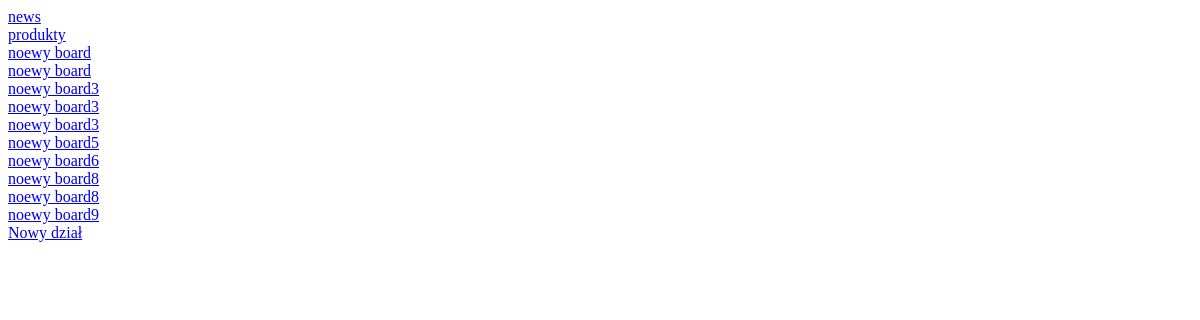
Before: /forum/ with the older database file.
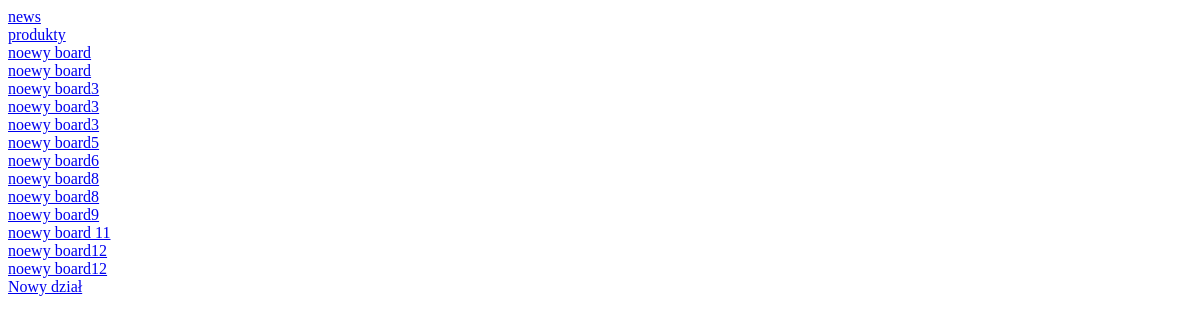
After: the same page with the newer database file.
### board/models.py (models this page shows, shortened)
class Board(models.Model):
    name = models.CharField(max_length=100)
    description = models.TextField()
    staff_only = models.BooleanField()

### board/views.py (the view)
# urls.py: url(r'^forum/$', BoardView.show_available_board),
    @classmethod
    def show_available_board(cls,request):
        forums = Board.objects.all()
        return render_to_response("board_list.html",{'boards': forums},context_instance=RequestContext(request))

### templates/board_list.html
<div id="list">
    {% for board in boards %}
        <div class="title"><a href="board/{{ board.pk }}">{{ board.name }}</a>
            </div>
    {% endfor %}
    <a href="board/new_board/">Nowy dział</a>
</div>

Changed rows visible on the page:
added Board: name "noewy board 11"
added Board: name "noewy board12"
added Board: name "noewy board12"
